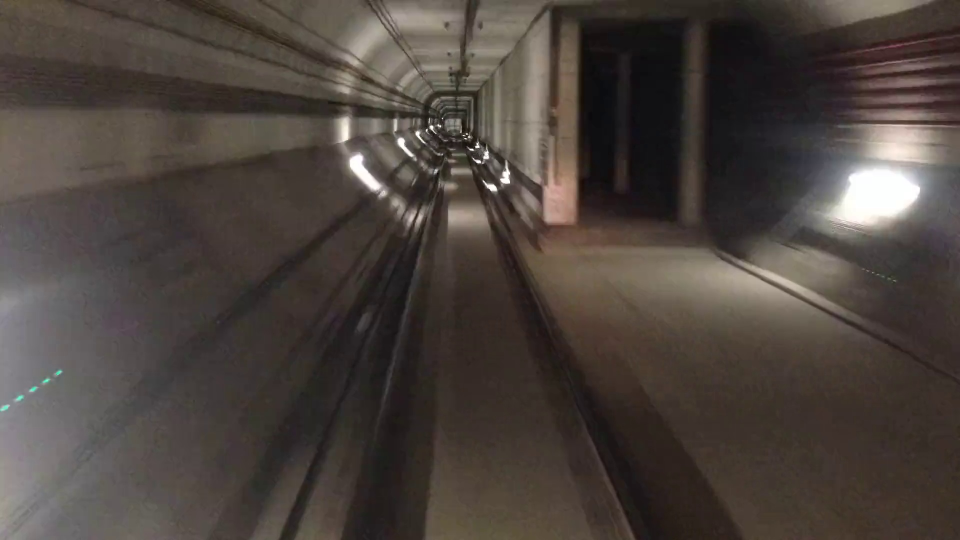
#> input picture frame108.jpg, 1920 x 1080 px, given in place of 3686.mp4, which was not available (shown at 1/2 size)
$ python points2.py
#> lines starting #> are read from the running program, lines starting #| are printed output that depends on the picture; after the words box and inside, x2 and y2 are one past the last pixel; in counts of white or black regions, pixels touching at a corner belong together; pictures that were not available may be replaced by others from this repository, and a replacement may not be noted
import cv2
import numpy as np


def crop(img,points):
    mask = np.zeros_like(img)
    channel=img.shape[2]
    color = (255,) * channel
    cv2.fillPoly(mask, points, color)
    triangle = cv2.bitwise_and(img,mask)
    return triangle

cap = cv2.VideoCapture('3686.mp4')

if cap.isOpened()== False:
    print('error loading file')
while cap.isOpened():
    ret,frame=cap.read()
#> frame is the input picture: shape (1080, 1920, 3); mean B, G, R 61.9, 67.4, 75.8
    if not ret:
        print("Can't receive frame (stream end?). Exiting ...")
        break
    img=frame.copy()
    dimension=frame.shape
#> dimension = (1080, 1920, 3)
    height = dimension[0]
#> height = 1080
    width = dimension[1]
#> width = 1920
    points = [(400, 1080), (750, 400), (1050, 1080)]
    result= crop(img,np.array([points],np.int32),)
#> in crop, `cv2.fillPoly(mask, points, color)`:
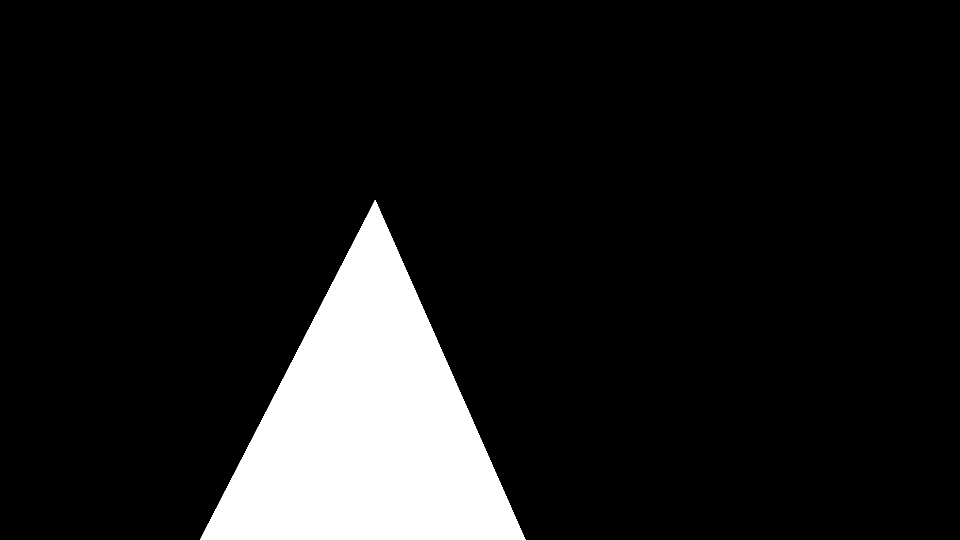
#> mask: shape (1080, 1920, 3) (shown at 1/2 size); 10.7% white; 1 white region, box (x1, y1, x2, y2) and area: (400, 400, 1051, 1080) 221680
#> in crop, `triangle = cv2.bitwise_and(img,mask)`:
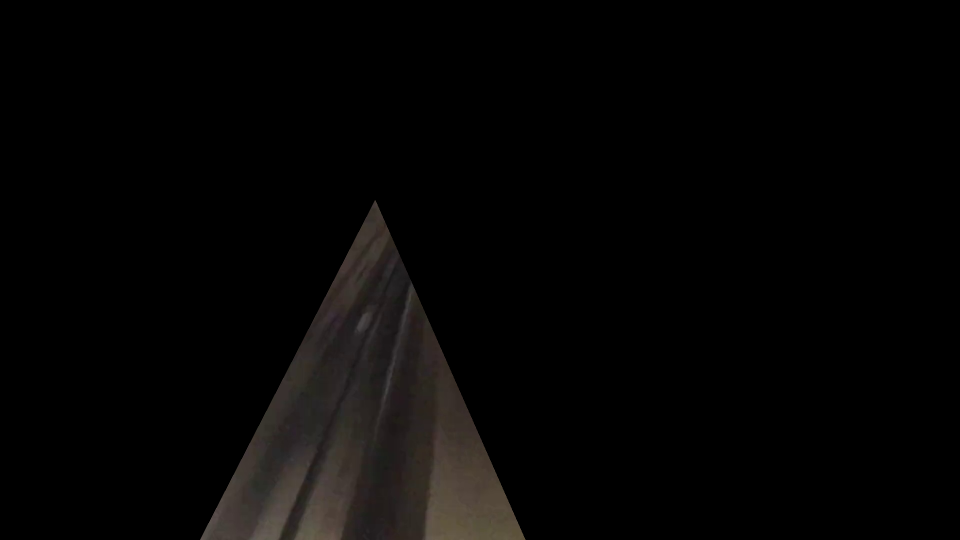
#> triangle: shape (1080, 1920, 3) (shown at 1/2 size); mean B, G, R 4.6, 5.1, 5.8
    gray = cv2.cvtColor(result, cv2.COLOR_BGR2GRAY)
    edges = cv2.Canny(gray, 75, 150)
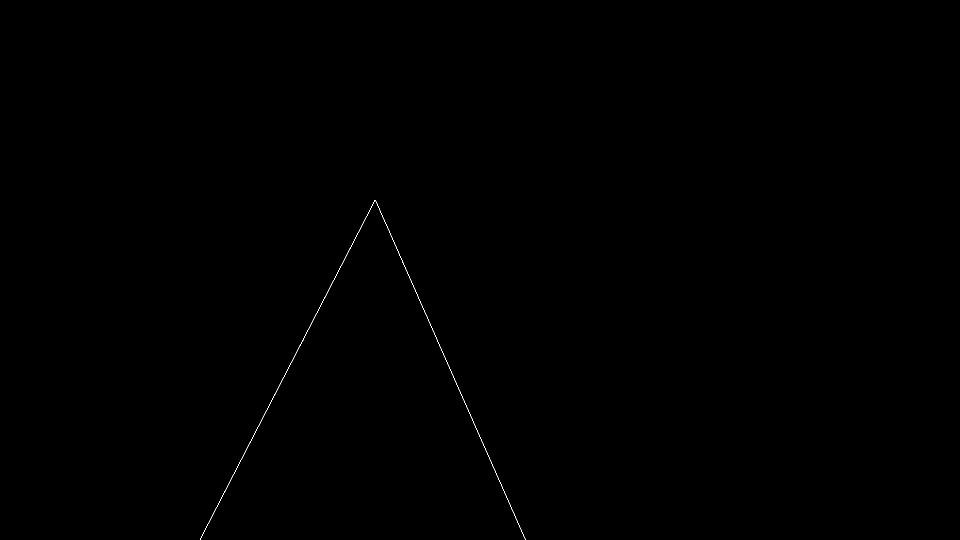
#> edges: shape (1080, 1920) (shown at 1/2 size); 0.07% white in thin lines or dots, all inside (x1, y1, x2, y2) = (400, 400, 1051, 1080)
    lines = cv2.HoughLinesP(edges, 1, np.pi / 180, 50, maxLineGap=50)
#> lines = [[750, 400, 983, 925], [856, 640, 1050, 1077], [550, 788, 699, 497], [400, 1079, 549, 788], [633, 627, 749, 400]]
    count=0
    if lines is not None:
        for line in lines:
            x1, y1, x2, y2 = line[0]
            cv2.line(frame, (x1,y1),(x2,y2),(0,255,0),10)
            count=count+1
#> this loop made 5 passes
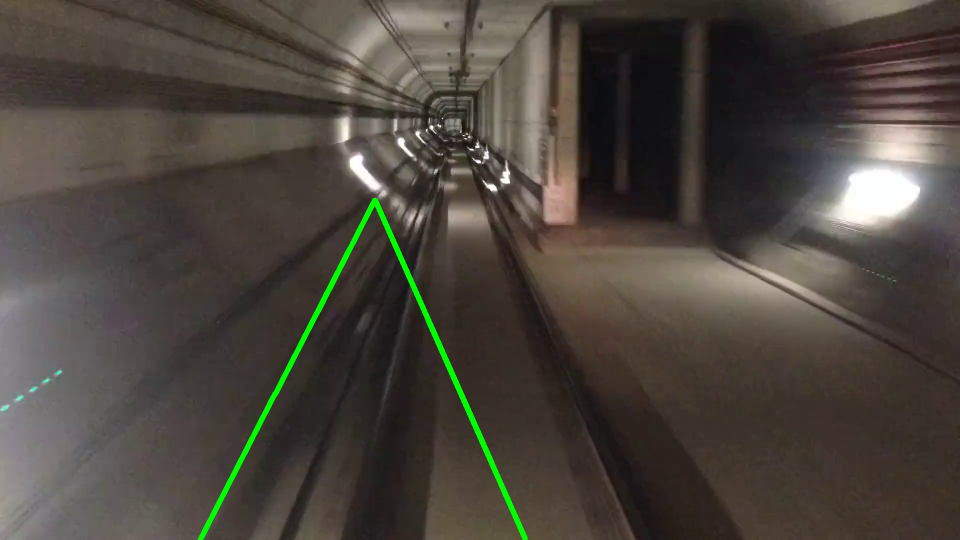
#> frame: shape (1080, 1920, 3) (shown at 1/2 size); 0.79% of pixels changed, all inside (x1, y1, x2, y2) = (395, 395, 1056, 1080)
#> after the loop, count = 5
    frame=cv2.circle(frame,(200,820),50,(0,255,255*(25-count)/25),-1)
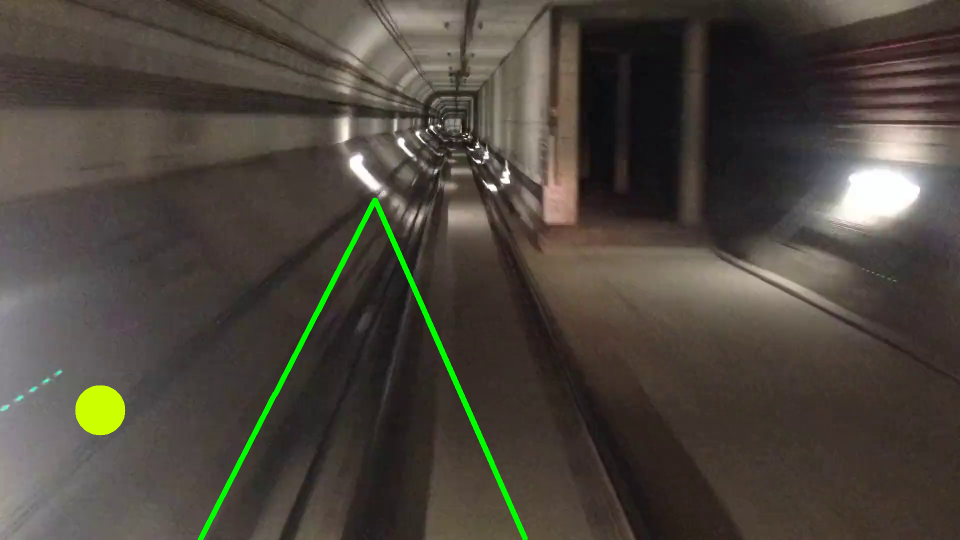
#> frame: shape (1080, 1920, 3) (shown at 1/2 size); 0.38% of pixels changed, all inside (x1, y1, x2, y2) = (150, 770, 251, 871)
    if ret == True:
        cv2.imshow('video',frame)
        print(count)
#| 5
        if cv2.waitKey(50) & 0xFF == ord('q'):
#> (key q is pressed here)
            break
    else:
        break
cap.release()
cv2.waitKey(0)
cv2.destroyAllWindows()

$ run again, on frame111.jpg
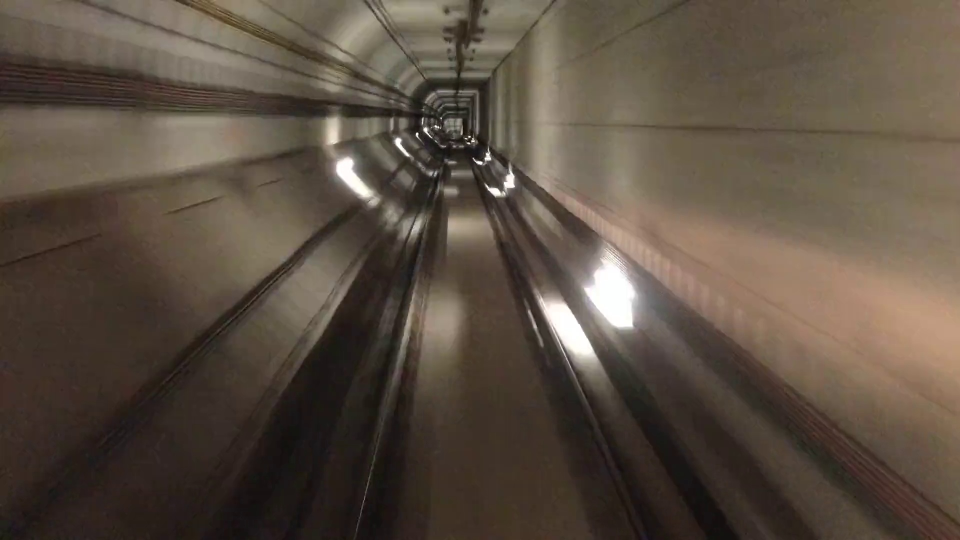
#> input picture frame111.jpg, 1920 x 1080 px, given in place of 3686.mp4, which was not available (shown at 1/2 size)
#> frame is the input picture: shape (1080, 1920, 3); mean B, G, R 66, 78.3, 90.7
#> mask: shape (1080, 1920, 3); 10.7% white; 1 white region, box (x1, y1, x2, y2) and area: (400, 400, 1051, 1080) 221680
#> edges: shape (1080, 1920); 0.12% white in thin lines or dots, all inside (x1, y1, x2, y2) = (400, 400, 1051, 1080)
#> lines = [[789, 489, 1039, 1052], [575, 740, 732, 433], [792, 732, 828, 575], [433, 1015, 599, 691], [713, 1065, 753, 901], [400, 1079, 516, 852], [750, 400, 907, 753], [636, 681, 720, 536], [717, 1040, 756, 873], [581, 763, 624, 694], [932, 812, 1050, 1078]]
#> the loop `for line in lines:` made 11 passes
#> after the loop `for line in lines:`:
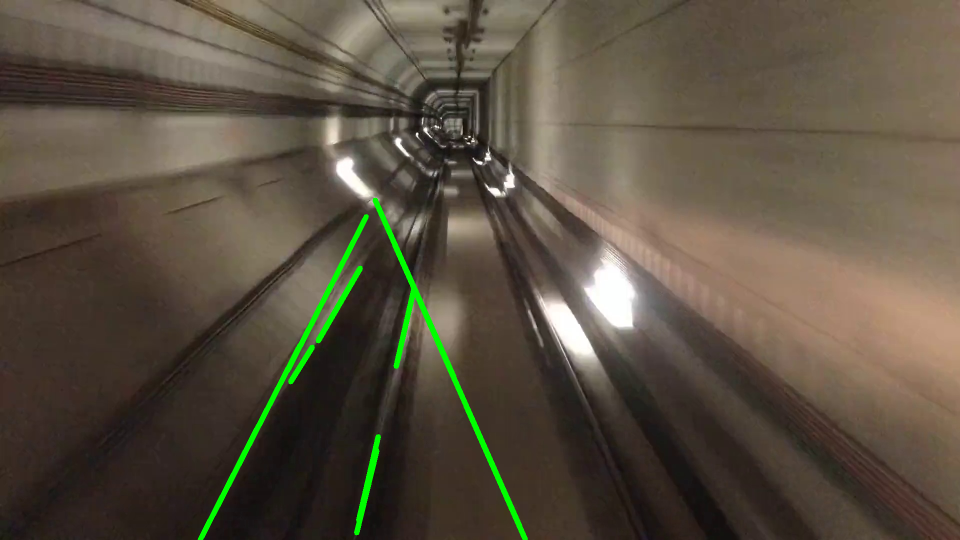
#> frame: shape (1080, 1920, 3) (shown at 1/2 size); 1.14% of pixels changed, all inside (x1, y1, x2, y2) = (395, 395, 1056, 1080)
#> after the loop `for line in lines:`: count = 11
#> `frame=cv2.circle(frame,(200,820),50,(0,255,255*(25-count)/25),-1)`:
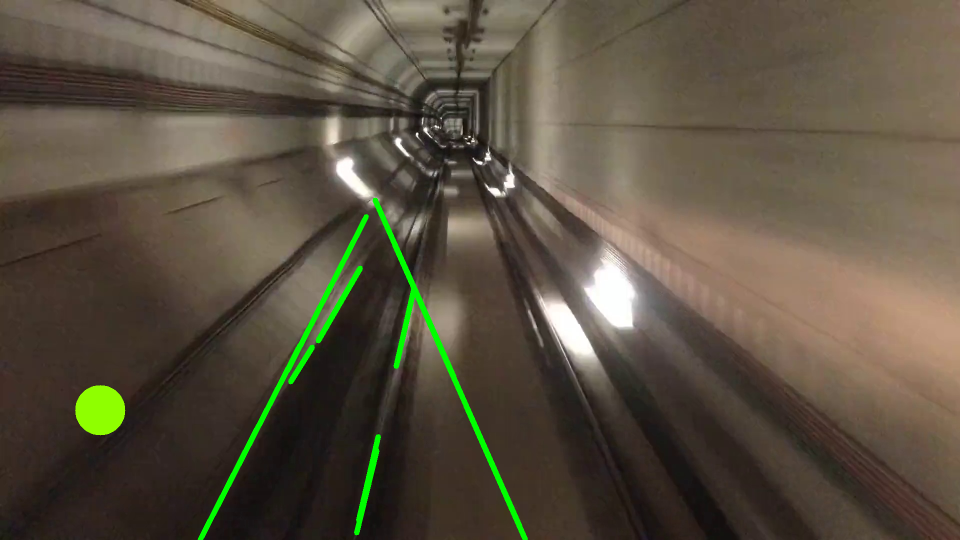
#> frame: shape (1080, 1920, 3) (shown at 1/2 size); 0.38% of pixels changed, all inside (x1, y1, x2, y2) = (150, 770, 251, 871)
#| 11

$ run again, on frame118.jpg
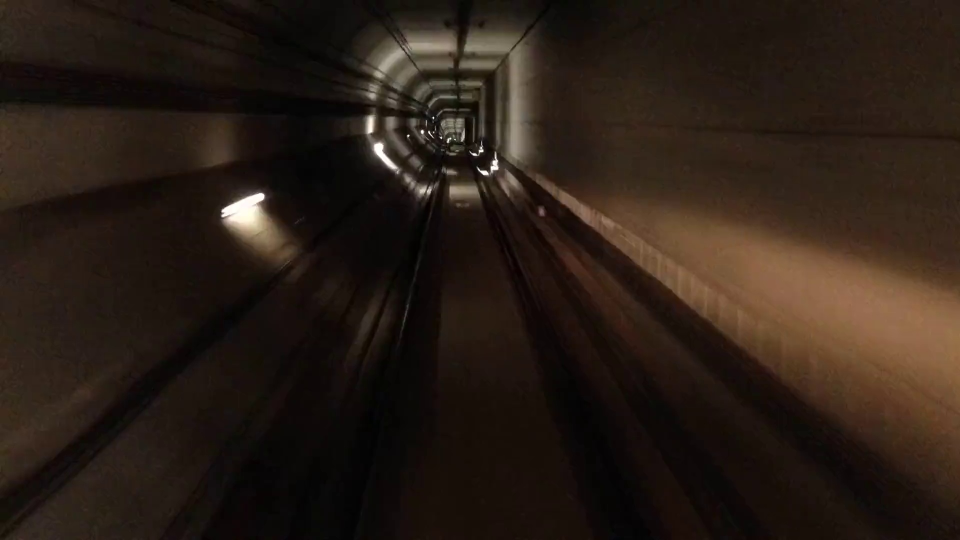
#> input picture frame118.jpg, 1920 x 1080 px, given in place of 3686.mp4, which was not available (shown at 1/2 size)
#> frame is the input picture: shape (1080, 1920, 3); mean B, G, R 21.8, 30, 41.7
#> mask: shape (1080, 1920, 3); 10.7% white; 1 white region, box (x1, y1, x2, y2) and area: (400, 400, 1051, 1080) 221680
#> `edges = cv2.Canny(gray, 75, 150)`:
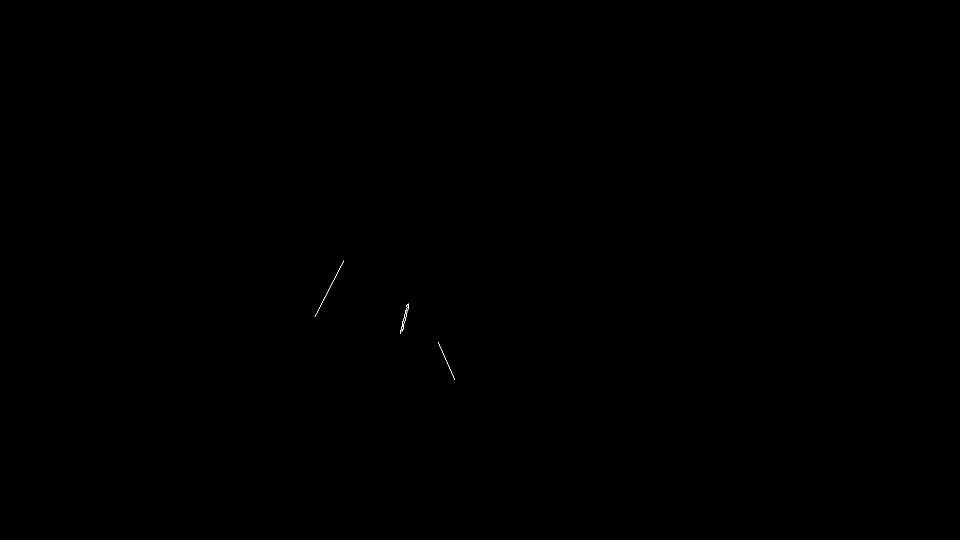
#> edges: shape (1080, 1920) (shown at 1/2 size); 0.02% white in thin lines or dots, all inside (x1, y1, x2, y2) = (629, 521, 910, 760)
#> lines = [[876, 685, 909, 759], [644, 604, 687, 522]]
#> the loop `for line in lines:` made 2 passes
#> (x1, y1, x2, y2, count) on passes 1 to 2: (876, 685, 909, 759, 1), (644, 604, 687, 522, 2)
#> after the loop `for line in lines:`: count = 2
#> `frame=cv2.circle(frame,(200,820),50,(0,255,255*(25-count)/25),-1)`:
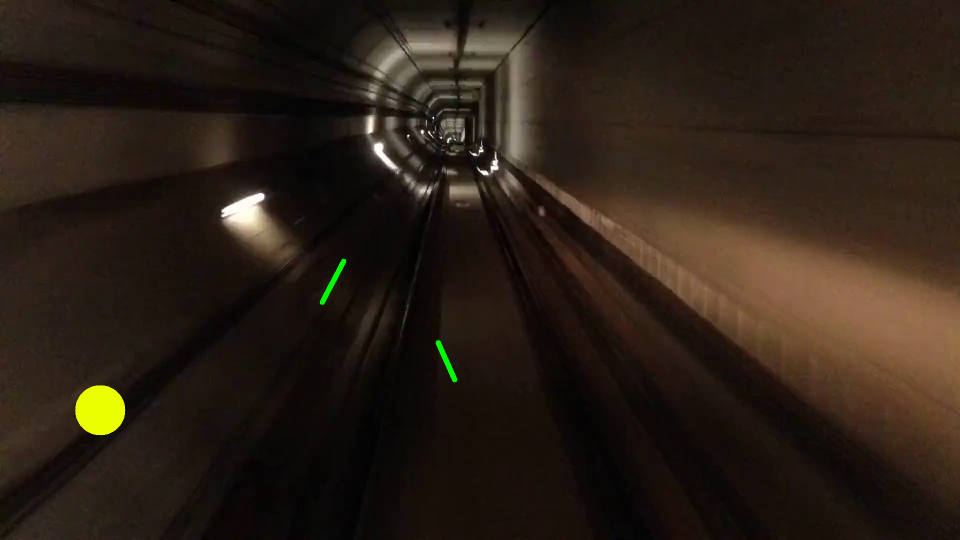
#> frame: shape (1080, 1920, 3) (shown at 1/2 size); mean B, G, R 21.7, 31.1, 42.4
#| 2

$ run again, on frame61.jpg
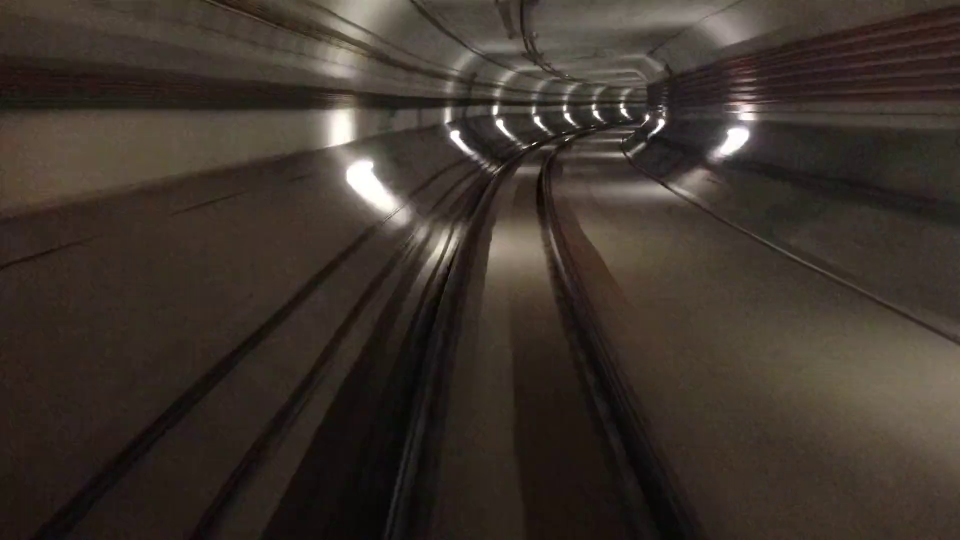
#> input picture frame61.jpg, 1920 x 1080 px, given in place of 3686.mp4, which was not available (shown at 1/2 size)
#> frame is the input picture: shape (1080, 1920, 3); mean B, G, R 44.1, 51.6, 60.9
#> mask: shape (1080, 1920, 3); 10.7% white; 1 white region, box (x1, y1, x2, y2) and area: (400, 400, 1051, 1080) 221680
#> edges: shape (1080, 1920); 0.06% white in thin lines or dots, all inside (x1, y1, x2, y2) = (467, 400, 1051, 1080)
#> lines = [[750, 400, 971, 898], [617, 658, 749, 400], [868, 667, 1050, 1077], [467, 948, 549, 788], [550, 788, 682, 530], [751, 400, 846, 615]]
#> the loop `for line in lines:` made 6 passes
#> after the loop `for line in lines:`:
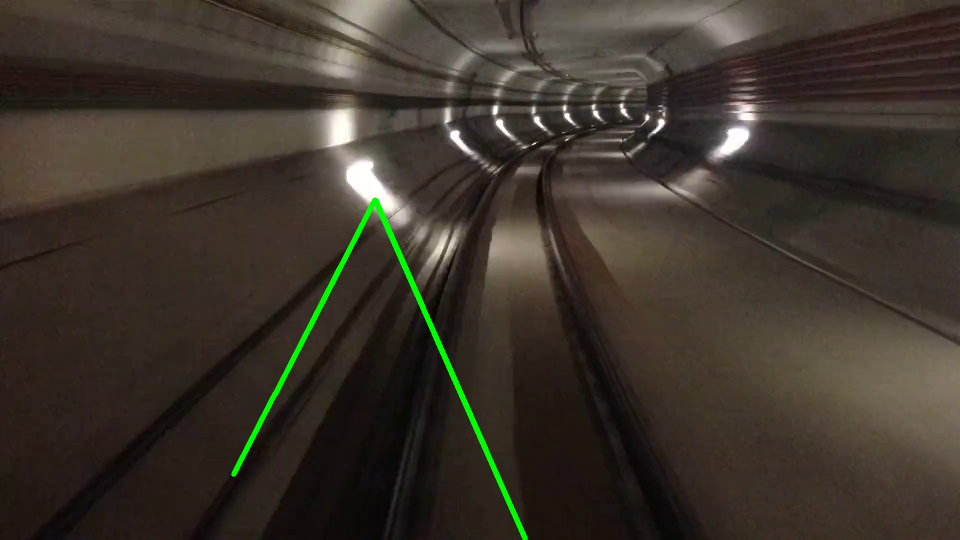
#> frame: shape (1080, 1920, 3) (shown at 1/2 size); 0.72% of pixels changed, all inside (x1, y1, x2, y2) = (462, 395, 1056, 1080)
#> after the loop `for line in lines:`: count = 6
#> `frame=cv2.circle(frame,(200,820),50,(0,255,255*(25-count)/25),-1)`:
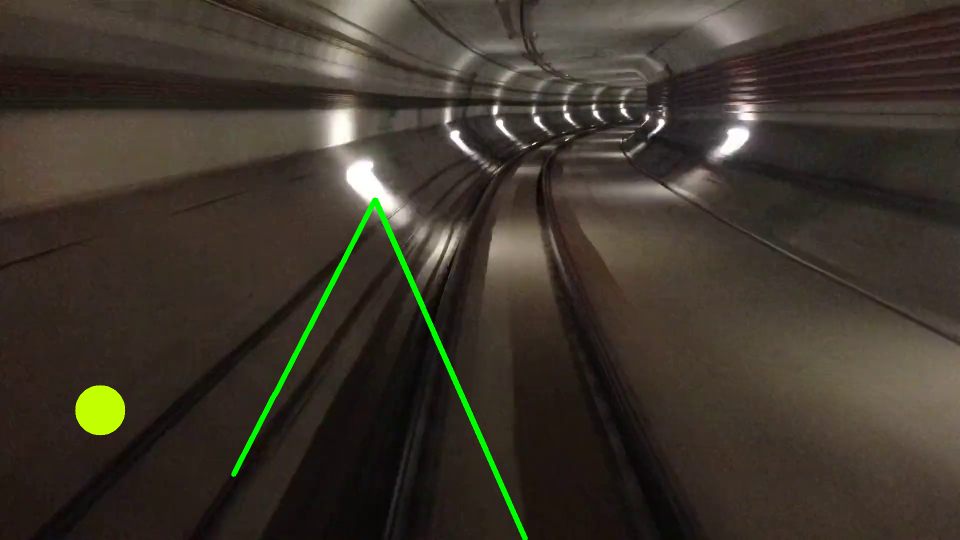
#> frame: shape (1080, 1920, 3) (shown at 1/2 size); 0.38% of pixels changed, all inside (x1, y1, x2, y2) = (150, 770, 251, 871)
#| 6
